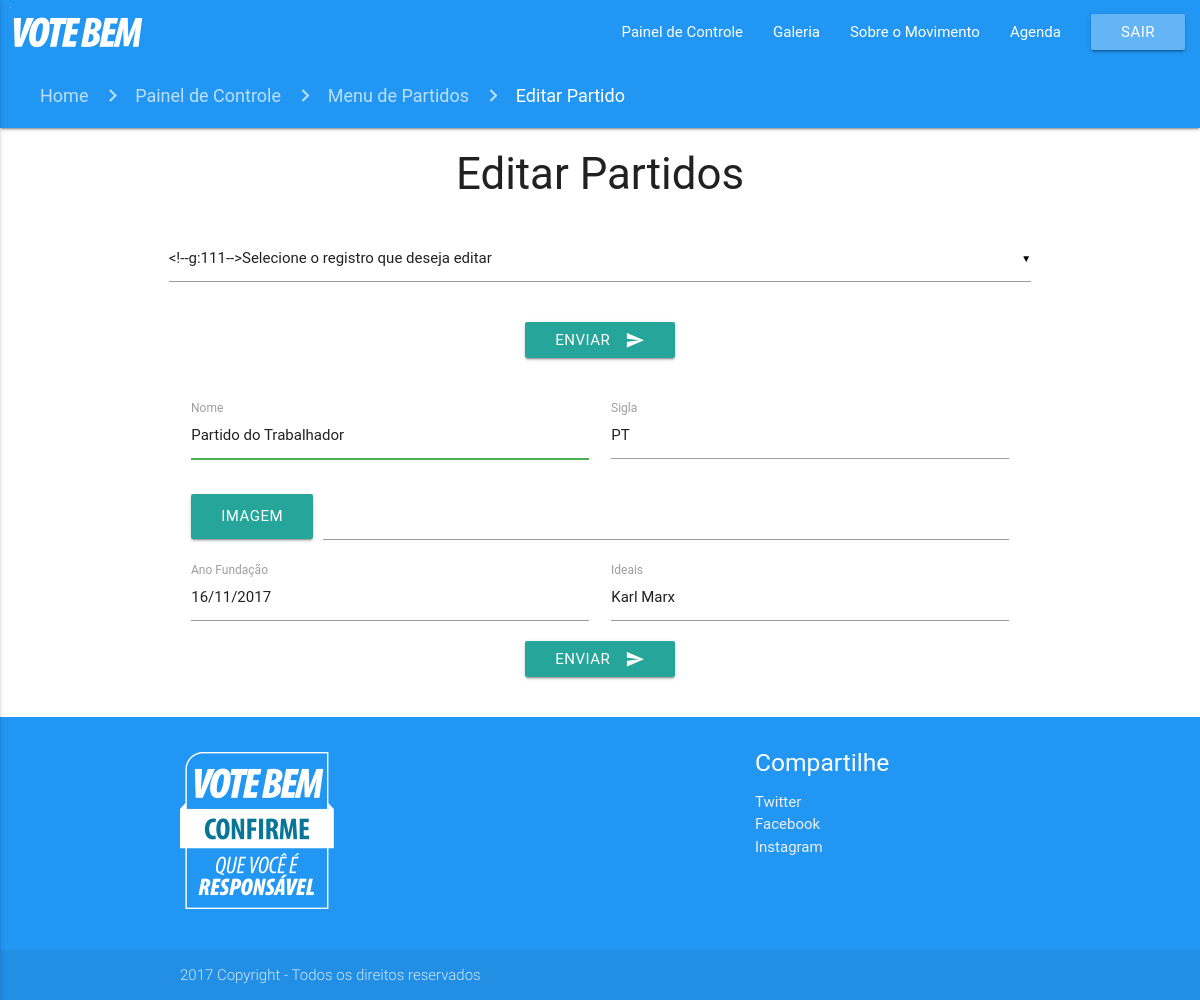
The app's page /PagsControle/editar_partidos.php?id=4 (signed in) with its own data.
### tables this page shows
CREATE TABLE IF NOT EXISTS `tb_partidos` (
`id_partido` int(6) NOT NULL,
  `nome` varchar(50) NOT NULL,
  `imagem` varchar(100) NOT NULL,
  `sigla` varchar(6) NOT NULL,
  `ano_fundacao` varchar(15) NOT NULL,
  `ideais` varchar(60) NOT NULL
);

### PagsControle/editar_partidos.php (the view, shortened to what this page needs)
<?php
		@$id   = $_GET['id'];
		include "../PaginasProcessamento/conexao.php";
		$sql = "SELECT * FROM tb_partidos WHERE id_partido= $id";
		$votebem = $banco -> prepare($sql);
		$votebem -> execute();
		foreach($votebem as $partido){
			$imgbdold = $partido['imagem'];
		}
	?>
<!DOCTYPE html>
<html lang="pt-br">
	<head>
		<link type="text/css" rel="stylesheet" href="../css/materialize.min.css" media="screen,projection" />
		<link rel="stylesheet" href="../css/estilo.css">
	</head>
	<body>
		<main>
			<?php include "../PaginasProcessamento/nav2.php"; ?>
			<nav>
				<div class="nav-wrapper blue espacamento-lateral">
					<div class="col s12">
						<a href="../index.php" class="breadcrumb">Home</a>
						<a href="painel.php" class="breadcrumb">Painel de Controle</a>
						<a href="menu_partidos.php" class="breadcrumb">Menu de Partidos</a>
						<a href="editar_partidos.php" class="breadcrumb">Editar Partido</a>
					</div>
				</div>
			</nav>
			<div class="container">
				<div class="row">
					<div class="col s12 m12 l12">
					  <h3 class="center">Editar Partidos</h3>
					</div>
				</div>
				<div class="row">
                    <form method="GET" action="" class="col s12">
                        <div class="row">
						</div>
						<div class="row">
							<div class="col s12 center">
								<button class="btn waves-effect waves-light" type="submit" name="enviar" >Enviar
									<i class="material-icons right">send</i>
								</button>
							</div>
						</div>
					</form>
				</div>
				<div class='row'>
					<form method='POST' action='' class='col s12' enctype="multipart/form-data">
							<div class='input-field col s12 m6'>
								<input id='nome' value='<?php if(isset($partido)){echo $partido['nome'];}?>' autofocus required name='nome' type='text' class='validate'>
								<label for='first_name'>Nome</label>
							</div>
							<div class='input-field col s12 m6'>
								<input id='sigla' value='<?php if(isset($partido)){echo $partido['sigla'];}?>' required name='sigla' type='text' class='validate'>
								<label for='first_name'>Sigla</label>
							</div>
							<div class="file-field input-field col s12">
                          <div class="btn">
                            <span>Imagem</span>
                          </div>
                          <div class="file-path-wrapper">
                            <input class="file-path validate" type="text">
                          </div>
                        </div>
						<div class='input-field col s12 m6'>
							<input id='ano_fundacao' required value='<?php if(isset($partido)){echo $partido['ano_fundacao'];}?>' type='text' name='ano_fundacao' class='validate' data-mask='00/00/0000' max-length=8 required>
							<label for='ano_fundacao'>Ano Fundação</label>
						</div>
						<div class='input-field col s12 m6'>
							<input id='ideais' required type='text' name='ideais' value='<?php if(isset($partido)){echo $partido['ideais'];}?>' class='materialize-textarea validate'>
							<label for='ideais'>Ideais</label>
						</div>
						<div class='row'>
							<div class='col s12 center'>
								<button class='btn waves-effect waves-light' type='submit' name='enviar' >Enviar
									<i class='material-icons right'>send</i>
								</button>
							</div>
						</div>
					</form>
				</div>
			</div>
		</main>
		<footer class="page-footer blue">
			<div class="container">
				<div class="row">
					<div class="col l6 s12">
						<p><a href="index.php"></a><img src="../imgs/footer-logo.png"></p>
					</div>
					<div class="col l4 offset-l2 s12">
						<h5 class="white-text">Compartilhe</h5>
						<ul>
							<li><a class="grey-text text-lighten-3" href="#!">Twitter</a></li>
							<li><a class="grey-text text-lighten-3" href="#!">Facebook</a></li>
							<li><a class="grey-text text-lighten-3" href="#!">Instagram</a></li>
						</ul>
					</div>
				</div>
			</div>
			<div class="footer-copyright">
				<div class="container">
					2017 Copyright - Todos os direitos reservados
				</div>
			</div>
		</footer>
	</body>
</html>

### css/estilo.css (style rules this page uses)
html,body { height: 100%; }
body { display: flex; min-height: 100vh; flex-direction: column; }
main { flex: 1 0 auto; }
.espacamento-lateral { padding-left: 40px; }

### records on screen
tb_partidos: nome "Partido do Trabalhador", sigla "PT", ano_fundacao "16/11/2017", ideais "Karl Marx"
